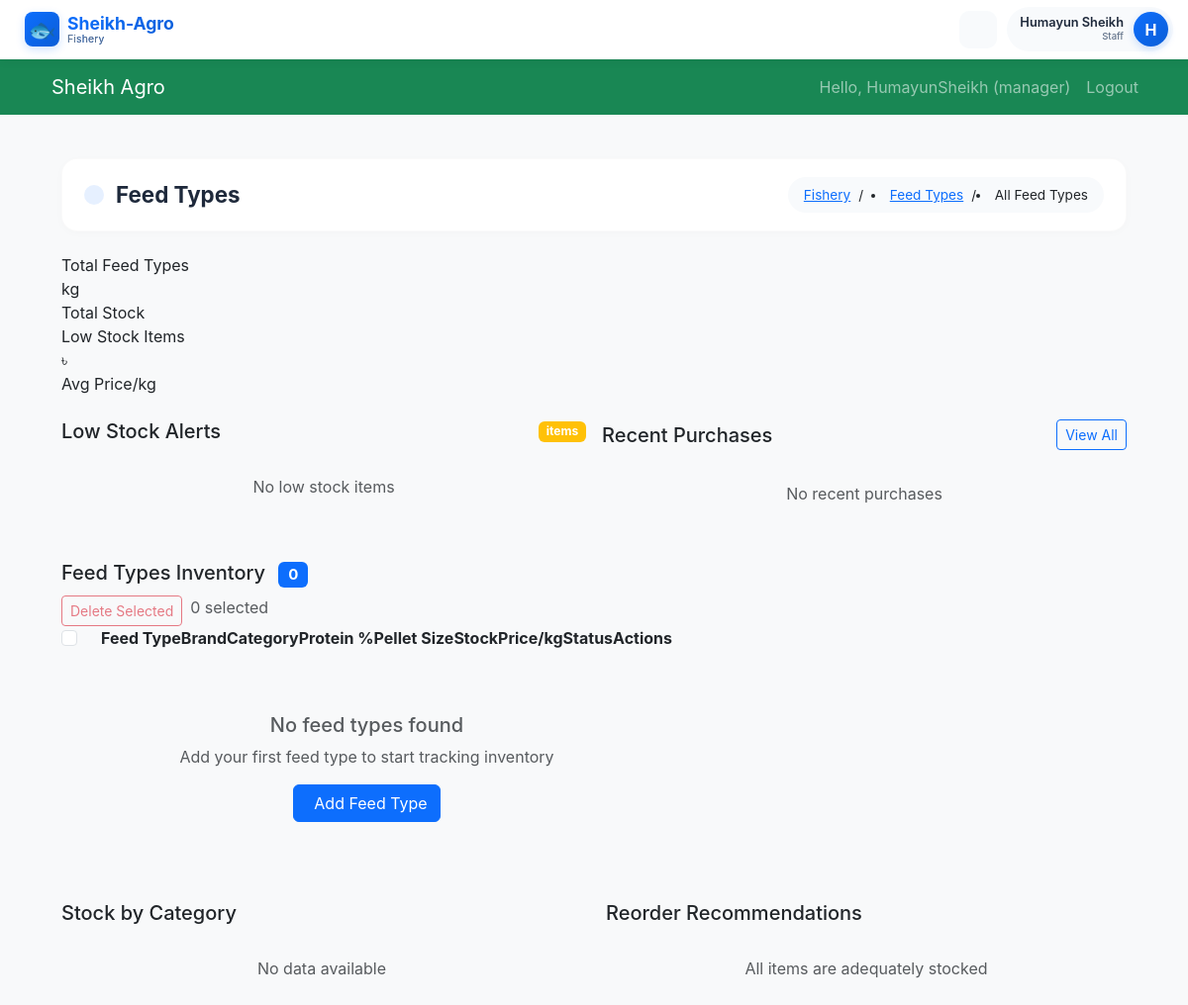
Page /fishery/feed/types/ (signed in) on the committed database.
### accounts/models.py (models this page shows, shortened)
class User(AbstractUser):
    ROLE_CHOICES = (
        ('admin', 'Admin'),
        ('manager', 'Manager'),
        ('staff', 'Staff'),
        ('viewer', 'Viewer'),
    )
    THEME_CHOICES = (
        ('light', 'Light'),
        ('dark', 'Dark'),
        ('auto', 'Auto'),
    )
    role = models.CharField(max_length=20, choices=ROLE_CHOICES, default='manager')
    phone_number = models.CharField(max_length=20, blank=True)
    profile_picture = models.ImageField(upload_to='profile_pics/', null=True, blank=True)
    theme = models.CharField(max_length=10, choices=THEME_CHOICES, default='auto')
    notification_email = models.BooleanField(default=True)
    notification_sms = models.BooleanField(default=False)
    last_active = models.DateTimeField(null=True, blank=True)
    created_at = models.DateTimeField(auto_now_add=True)
    updated_at = models.DateTimeField(auto_now=True)
    class Meta:
        ordering = ['-date_joined']

### fishery/views.py (the view)
# urls.py: path('feed/types/', views.FeedTypeListView.as_view(), name='feed_type_list'),
class FeedTypeListView(LoginRequiredMixin, ListView):
    model = FeedType
    template_name = 'fishery/feed/type_list.html'
    context_object_name = 'feed_types'
    paginate_by = 20
    def get_queryset(self):
        return FeedType.objects.only(
            'id', 'name', 'brand', 'category', 'protein_percentage',
            'current_stock', 'reorder_level', 'current_price'
        )

### fishery/templates/fishery/feed/type_list.html (shortened to what this page needs)
{% extends 'fishery/base_fishery.html' %}
{% load static %}
{% block page_icon %}bi bi-box{% endblock %}
{% block page_title %}Feed Types{% endblock %}
{% block breadcrumb %}
<li class="breadcrumb-item"><a href="{% url 'fishery:feed_type_list' %}">Feed Types</a></li>
<li class="breadcrumb-item active" aria-current="page">All Feed Types</li>
{% endblock %}
{% block fishery_content %}
<div class="container-fluid px-0">
    <div class="fishery-stats-grid mb-4">
        <div class="fishery-stat-card">
            <div class="fishery-stat-label">Total Feed Types</div>
        </div>
        <div class="fishery-stat-card">
            <div class="fishery-stat-value">{{ total_stock|floatformat:0 }} kg</div>
            <div class="fishery-stat-label">Total Stock</div>
        </div>
        <div class="fishery-stat-card">
            <div class="fishery-stat-label">Low Stock Items</div>
        </div>
        <div class="fishery-stat-card">
            <div class="fishery-stat-value">৳{{ avg_price|floatformat:0 }}</div>
            <div class="fishery-stat-label">Avg Price/kg</div>
        </div>
    </div>
    <div class="row g-3 mb-4">
        <div class="col-md-6">
            <div class="fishery-table-container">
                <div class="d-flex align-items-center justify-content-between mb-3">
                    <h5 class="fishery-table-title mb-0">
                        Low Stock Alerts
                    </h5>
                    <span class="badge bg-warning">{{ low_stock_count }} items</span>
                </div>
                {% for feed in feed_types %}
                    {% if feed.current_stock <= feed.reorder_level %}
                    <div class="alert alert-warning d-flex align-items-center justify-content-between mb-2 py-2">
                        <div>
                            <i class="bi bi-exclamation-triangle-fill me-2"></i>
                            <strong>{{ feed.name }}</strong>
                            <small class="text-muted ms-2">{{ feed.brand }}</small>
                        </div>
                        <div class="text-end">
                            <span class="fw-bold text-danger">{{ feed.current_stock }} kg</span>
                            <small class="text-muted d-block">Reorder at {{ feed.reorder_level }} kg</small>
                        </div>
                    </div>
                    {% endif %}
                {% empty %}
                    <p class="text-muted text-center py-3">No low stock items</p>
                {% endfor %}
            </div>
        </div>
        <div class="col-md-6">
            <div class="fishery-table-container">
                <div class="d-flex align-items-center justify-content-between mb-3">
                    <h5 class="fishery-table-title mb-0">
                        Recent Purchases
                    </h5>
                    <a href="{% url 'fishery:feed_purchase_list' %}" class="btn btn-sm btn-outline-primary">View All</a>
                </div>
                {% for purchase in recent_purchases %}
                <div class="d-flex align-items-center justify-content-between mb-2 p-2 bg-light rounded-3">
                    <div>
                        <span class="fw-bold">{{ purchase.feed_type.name }}</span>
                        <small class="text-muted d-block">{{ purchase.purchase_date|date:"M d, Y" }}</small>
                    </div>
                    <div class="text-end">
                        <span class="fw-bold">{{ purchase.quantity_kg }} kg</span>
                        <small class="text-muted d-block">৳{{ purchase.total_cost|floatformat:0 }}</small>
                    </div>
                </div>
                {% empty %}
                <p class="text-muted text-center py-3">No recent purchases</p>
                {% endfor %}
            </div>
        </div>
    </div>
    <div class="fishery-table-container">
        <div class="fishery-table-header">
            <h5 class="fishery-table-title">
                Feed Types Inventory
                <span class="badge bg-primary ms-2">{{ paginator.count }}</span>
            </h5>
            <div class="d-flex gap-2">
                <button class="btn btn-sm btn-outline-danger" id="bulkDeleteBtn" disabled onclick="bulkDeleteFeedTypes()">
                     Delete Selected
                </button>
                <span class="text-muted" id="selectedCount">0 selected</span>
            </div>
        </div>
        <div class="table-responsive">
            <table class="fishery-table">
                <thead>
                    <tr>
                        <th width="40">
                            <input type="checkbox" class="form-check-input" id="selectAll">
                        </th>
                        <th>Feed Type</th>
                        <th>Brand</th>
                        <th>Category</th>
                        <th>Protein %</th>
                        <th>Pellet Size</th>
                        <th>Stock</th>
                        <th>Price/kg</th>
                        <th>Status</th>
                        <th>Actions</th>
                    </tr>
                </thead>
                <tbody>
                    {% for feed in feed_types %}
                    <tr class="feed-row {% if feed.current_stock <= feed.reorder_level %}table-warning{% endif %}" data-id="{{ feed.id }}">
                        <td>
                            <input type="checkbox" class="form-check-input feed-checkbox" value="{{ feed.id }}">
                        </td>
                        <td>
                            <div class="d-flex align-items-center gap-2">
                                <div class="feed-avatar bg-primary bg-opacity-10 rounded p-2">
                                    <i class="bi bi-box text-primary"></i>
                                </div>
                                <span class="fw-bold">{{ feed.name }}</span>
                            </div>
                        </td>
                        <td>{{ feed.brand }}</td>
                        <td>
                            <span class="fishery-badge fishery-badge-info">
                                {{ feed.get_category_display }}
                            </span>
                        </td>
                        <td>{{ feed.protein_percentage }}%</td>
                        <td>{{ feed.pellet_size_mm }} mm</td>
                        <td>
                            <div class="d-flex align-items-center gap-2">
                                <span class="fw-bold {% if feed.current_stock <= feed.reorder_level %}text-danger{% endif %}">
                                    {{ feed.current_stock }} kg
                                </span>
                                {% if feed.current_stock <= feed.reorder_level %}
                                <i class="bi bi-exclamation-triangle-fill text-danger" title="Low Stock"></i>
                                {% endif %}
                            </div>
                        </td>
                        <td>৳{{ feed.current_price|floatformat:2 }}</td>
                        <td>
                            {% if feed.current_stock <= 0 %}
                                <span class="fishery-badge fishery-badge-danger">Out of Stock</span>
                            {% elif feed.current_stock <= feed.reorder_level %}
                                <span class="fishery-badge fishery-badge-warning">Low Stock</span>
                            {% else %}
                                <span class="fishery-badge fishery-badge-success">In Stock</span>
                            {% endif %}
                        </td>
                        <td>
                            <div class="d-flex gap-2">
                                <a href="{% url 'fishery:feed_type_edit' feed.id %}" class="btn btn-sm btn-outline-warning" title="Edit">
                                    <i class="bi bi-pencil"></i>
                                </a>
                                <a href="{% url 'fishery:feed_purchase_add' %}?feed_type={{ feed.id }}" class="btn btn-sm btn-outline-success" title="Add Purchase">
                                    <i class="bi bi-cart-plus"></i>
                                </a>
                                <button class="btn btn-sm btn-outline-danger" onclick="confirmDeleteFeedType({{ feed.id }})" title="Delete">
                                    <i class="bi bi-trash"></i>
                                </button>
                            </div>
                        </td>
                    </tr>
                    {% empty %}
                    <tr>
                        <td colspan="10" class="text-center py-5">
                            <h5 class="text-muted">No feed types found</h5>
                            <p class="text-muted mb-3">Add your first feed type to start tracking inventory</p>
                            <a href="{% url 'fishery:feed_type_add' %}" class="btn btn-primary">
                                Add Feed Type
                            </a>
                        </td>
                    </tr>
                    {% endfor %}
                </tbody>
            </table>
        </div>
    </div>
    <div class="row g-4 mt-2">
        <div class="col-md-6">
            <div class="fishery-table-container">
                <h5 class="fishery-table-title mb-3">
                    Stock by Category
                </h5>
                {% for category in stock_by_category %}
                <div class="d-flex align-items-center justify-content-between mb-3">
                    <div>
                        <span class="fw-bold">{{ category.category }}</span>
                    </div>
                    <div class="d-flex align-items-center gap-3">
                        <span class="text-muted">{{ category.count }} types</span>
                        <span class="fw-bold">{{ category.total_stock|floatformat:0 }} kg</span>
                    </div>
                </div>
                <div class="progress mb-3" style="height: 8px;">
                    <div class="progress-bar bg-primary" role="progressbar"
                         style="width: {% widthratio category.total_stock total_stock 100 %}%"></div>
                </div>
                {% empty %}
                <p class="text-muted text-center py-3">No data available</p>
                {% endfor %}
            </div>
        </div>
        <div class="col-md-6">
            <div class="fishery-table-container">
                <h5 class="fishery-table-title mb-3">
                    Reorder Recommendations
                </h5>
                {% for feed in feed_types %}
                    {% if feed.current_stock <= feed.reorder_level %}
                    <div class="d-flex align-items-center justify-content-between mb-2 p-2 border-start border-3 border-warning bg-light">
                        <div>
                            <span class="fw-bold">{{ feed.name }}</span>
                            <small class="text-muted d-block">{{ feed.brand }}</small>
                        </div>
                        <div class="text-end">
                            <span class="badge bg-danger">{{ feed.current_stock }} kg left</span>
                            <small class="text-muted d-block">Reorder: {{ feed.reorder_quantity }} kg</small>
                            <a href="{% url 'fishery:feed_purchase_add' %}?feed_type={{ feed.id }}" class="btn btn-sm btn-warning mt-1">
                                <i class="bi bi-cart-plus"></i> Order Now
                            </a>
                        </div>
                    </div>
                    {% endif %}
                {% empty %}
                <p class="text-muted text-center py-3">All items are adequately stocked</p>
                {% endfor %}
            </div>
        </div>
    </div>
</div>
{% endblock %}

### fishery/templates/fishery/base_fishery.html (shortened to what this page needs)
{% extends 'base.html' %}
{% load static %}
{% block content %}
<nav class="top-navbar">
    <a href="{% url 'fishery:dashboard' %}" class="navbar-brand">
        <div class="logo-icon">🐟</div>
        <div class="logo-text">
            Sheikh-Agro
            <span>Fishery</span>
        </div>
    </a>
    <div class="navbar-right">
        <button class="mobile-menu-btn" onclick="toggleMobileMenu()">
        </button>
        <div class="nav-dropdown">
            <div class="user-menu" onclick="toggleDropdown(this, true)">
                <div class="user-info">
                    <div class="user-name">{{ request.user.get_full_name|default:request.user.username }}</div>
                    <div class="user-role">
                        {% if request.user.is_superuser %}Admin{% else %}Staff{% endif %}
                    </div>
                </div>
                <div class="user-avatar">
                    {{ request.user.username|first|upper }}
                </div>
            </div>
        </div>
    </div>
</nav>
<main class="main-content">
    <div class="fishery-page-header">
        <h1 class="fishery-page-title">
            <i class="{% block page_icon %}bi bi-fish{% endblock %}"></i>
            {% block page_title %}Fishery Dashboard{% endblock %}
        </h1>
        <div class="fishery-breadcrumb">
            <a href="{% url 'fishery:dashboard' %}">Fishery</a>
            <span>/</span>
            {% block breadcrumb %}{% endblock %}
        </div>
    </div>
    {% block fishery_content %}{% endblock %}
</main>
{% endblock %}

### templates/partials/navbar.html (shortened to what this page needs)
<nav class="navbar navbar-expand-lg navbar-dark bg-success">
    <div class="container">
        <a class="navbar-brand" href="{% url 'home:dashboard' %}">Sheikh Agro</a>
        <div class="collapse navbar-collapse" id="navbarNav">
            <ul class="navbar-nav ms-auto">
                {% if user.is_authenticated %}
                    <li class="nav-item">
                        <span class="nav-link">Hello, {{ user.username }} ({{ user.role }})</span>
                    </li>
                    <li class="nav-item">
                        <a class="nav-link" href="{% url 'accounts:logout' %}">Logout</a>
                    </li>
                {% endif %}
            </ul>
        </div>
    </div>
</nav>

### rows in the picture
User: username "HumayunSheikh", role "manager", user.get_full_name "Humayun Sheikh", user.username|first "H"

### other values in the picture
{{ paginator.count }} "0"
